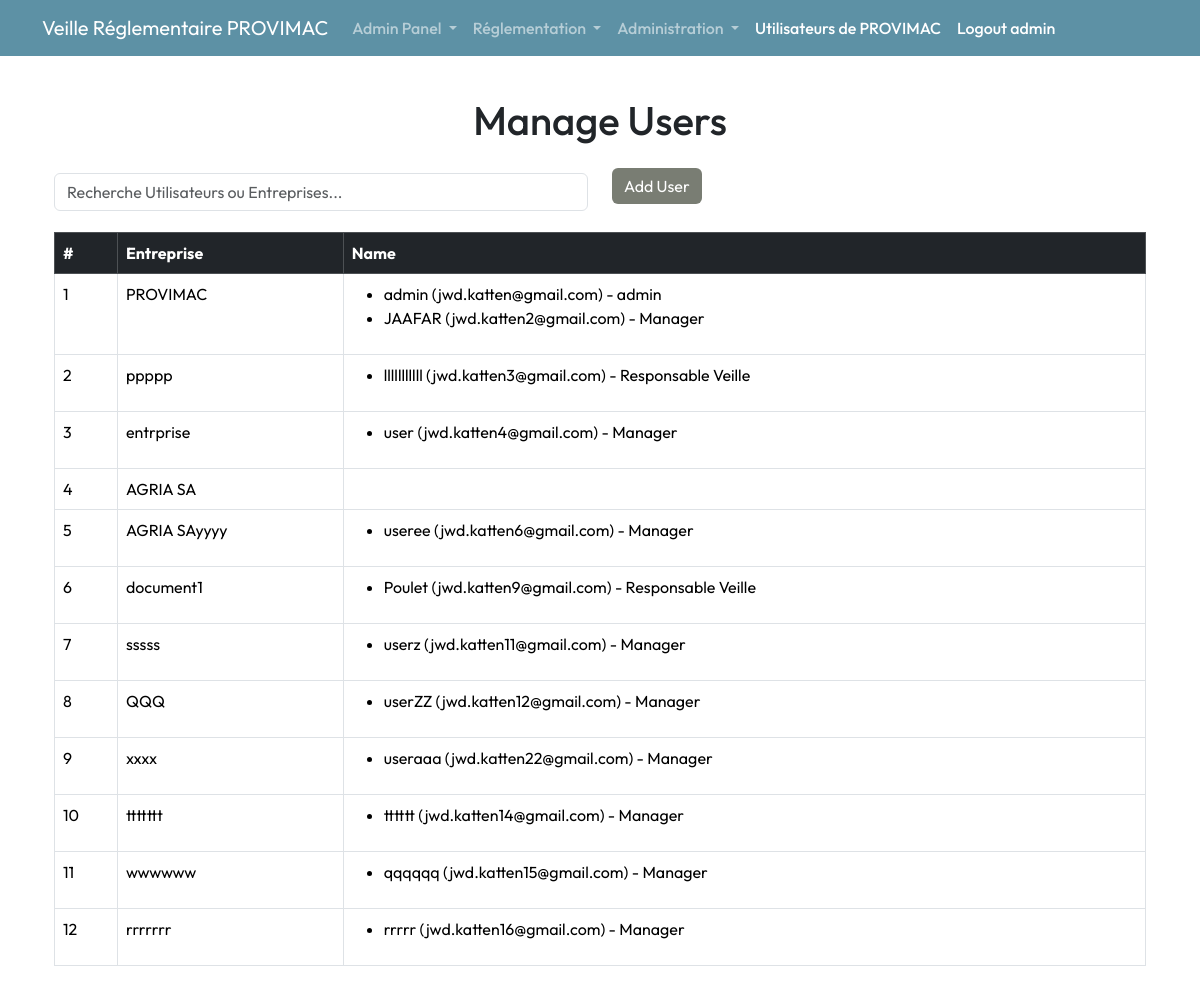
Page /admin/manage-users (signed in) on the earlier database version.
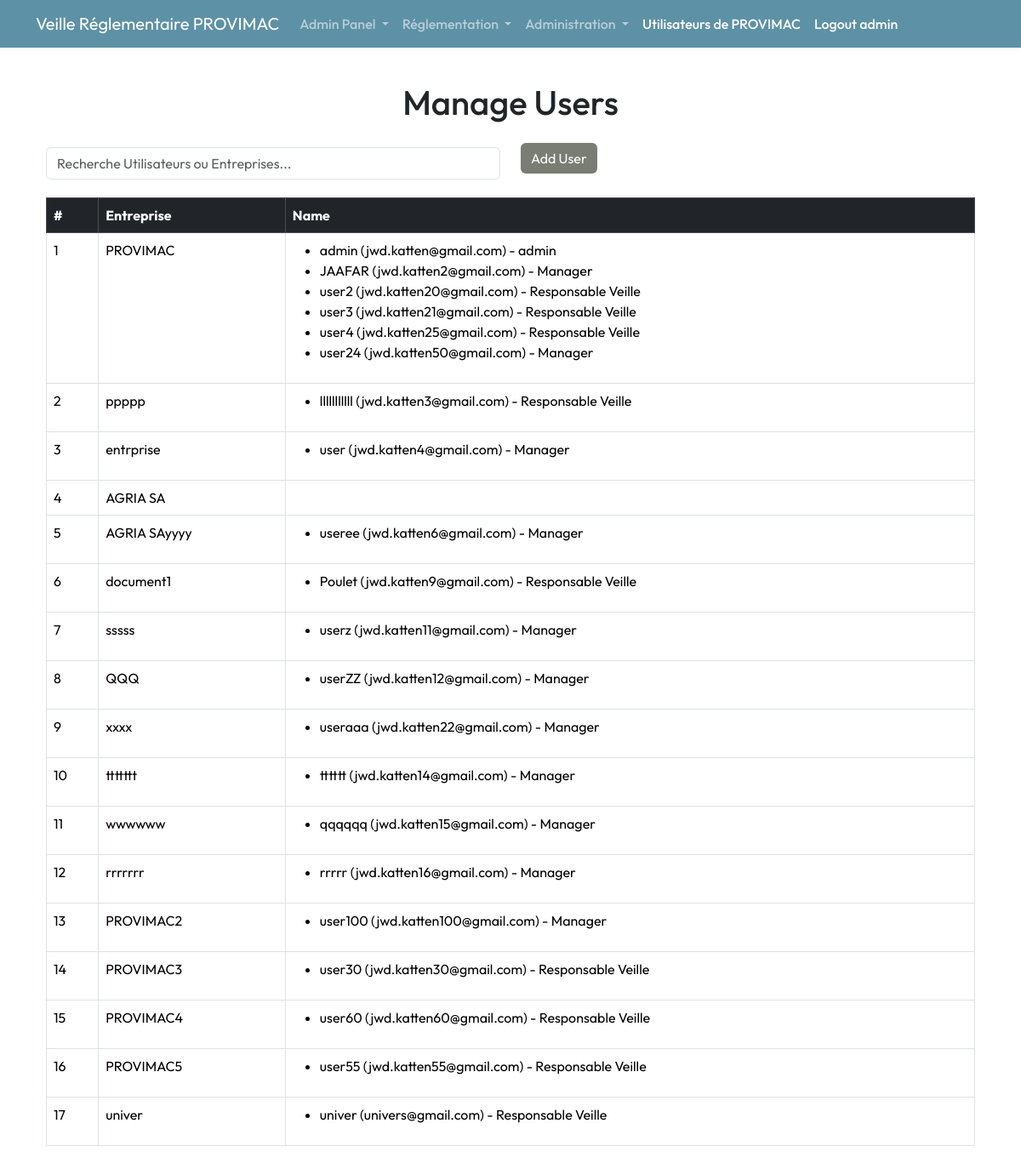
Same page on the later database version.
### app/models.py (models this page shows, shortened)
class Entreprise(db.Model):
    __tablename__ = 'entreprise'
    id = db.Column(db.Integer, primary_key=True)
    nom = db.Column(db.String(100), nullable=False, unique=True )
    description = db.Column(db.Text, nullable=True)
    pays = db.Column(db.String(100), nullable=True)
    date_creation = db.Column(db.Date, nullable=True)
    utilisateurs = db.relationship('User', backref='entreprise', lazy=True)
    reglementations = db.relationship('EntrepriseReglementation', backref='entreprise', lazy=True)
    notifications = db.relationship('Notification', backref='entreprise', lazy=True)
    audits = db.relationship('Audit', backref='entreprise', lazy=True)
    secteurs = db.relationship('Secteur', secondary='entreprise_secteur', back_populates='entreprises')

class User(db.Model, UserMixin):
    __tablename__ = 'utilisateur'
    id = db.Column(db.Integer, primary_key=True)
    name = db.Column(db.String(50), nullable=False, unique=True)
    email = db.Column(db.String(120), unique=True, nullable=False)
    role = db.Column(db.Enum(RoleUtilisateur), nullable=False)
    password_hash = db.Column(db.String(128), nullable=False)
    entreprise_id = db.Column(db.Integer, db.ForeignKey('entreprise.id'), nullable=True)

### app/routes/admin.py (the view)
@bp.route('/admin/manage-users')
@role_required(['ADMIN'])
def manage_users():
    entreprises = Entreprise.query.all()
    users = User.query.all()
    return render_template('admin/manage_users.html', entreprises=entreprises, users=users)

### app/routes/admin.py (called while the page is built)
def role_required(allowed_roles):
    def decorator(f):
        @wraps(f)
        def decorated_function(*args, **kwargs):
            if not current_user.is_authenticated:
                flash("Vous devez être connecté pour accéder à cette page.", 'danger')
                return redirect(url_for('main.index'))
            if current_user.role.name not in allowed_roles:
                flash("Vous n'avez pas la permission d'accéder à cette page.", 'danger')
                return redirect(url_for('main.index'))
            return f(*args, **kwargs)
        return decorated_function
    return decorator

### app/templates/admin/manage_users.html (shortened to what this page needs)
{% extends 'layout.html' %}
{% block content %}
<div class="container my-4">
  <h1 class="text-center mb-4">Manage Users</h1>
  <div class="row mb-3">
    <div class="col-md-6">
      <input type="text" id="userSearch" class="form-control"
        placeholder="Recherche Utilisateurs ou Entreprises...">
    </div>
    <div class="col-md-6">
      <a href="{{ url_for('admin.add_user')}}"
        class="btn btn-primary btn-md">Add User</a>
    </div>
  </div>
  <div class="table-responsive">
    <table class="table table-bordered table-hover">
      <thead class="table-dark">
        <tr>
          <th>#</th>
          <th>Entreprise</th>
          <th>Name</th>
        </tr>
      </thead>
      <tbody id="userTable">
        {% for entreprise in entreprises %}
        <tr>
          <td>{{ loop.index }}</td>
          <td>{{ entreprise.nom }}</td>
          <td>
            <ul>
              {% for user in users %}
              {% if user.entreprise_id == entreprise.id %}
              <li>
                {{ user.name }} ({{ user.email }}) - {{ user.role.value }}
              </li>
              {% endif %}
              {% endfor %}
            </ul>
          </td>
        </tr>
        {% endfor %}
      </tbody>
    </table>
  </div>
</div>
{% endblock %}

### app/templates/layout.html (shortened to what this page needs)
<!DOCTYPE html>
<html lang="en">
  <head>
    <link
      href="https://cdn.jsdelivr.net/npm/bootstrap@5.3.3/dist/css/bootstrap.min.css"
      rel="stylesheet"
 />
    <link rel="stylesheet"
      href="https://cdnjs.cloudflare.com/ajax/libs/font-awesome/6.0.0-beta3/css/all.min.css">
    <link rel="stylesheet"
      href="{{ url_for('static', filename='main.css') }}" />
    <link rel="stylesheet"
      href="https://cdnjs.cloudflare.com/ajax/libs/font-awesome/6.0.0-beta3/css/all.min.css">
  </head>
  <body>
    {% if current_user.is_authenticated %}
    <header class="site-header sticky-top">
      <nav class="navbar navbar-expand-lg navbar-dark">
        <div class="container">
          <a class="navbar-brand" href="/">Veille Réglementaire
            {{current_user.entreprise.nom}}</a>
          <div class="collapse navbar-collapse" id="navbarToggle">
            <ul class="navbar-nav me-auto mb-2 mb-lg-0">
              <li class="nav-item dropdown">
                <a
                  class="nav-link dropdown-toggle {{ 'active' if request.endpoint.startswith('ingredient.') else '' }}"
                  href="#" id="secteurDropdown" role="button"
                  data-bs-toggle="dropdown" aria-expanded="false">
                  Admin Panel
                </a>
                <li class="nav-item dropdown">
                  <a
                    class="nav-link dropdown-toggle {{ 'active' if request.endpoint.startswith('ingredient.') else '' }}"
                    href="#" id="ingredientDropdown" role="button"
                    data-bs-toggle="dropdown" aria-expanded="false">
                    Réglementation
                  </a>
                  <li class="nav-item dropdown">
                    <a
                      class="nav-link dropdown-toggle {{ 'active' if request.endpoint.startswith('ingredient.') else '' }}"
                      href="#" id=" entrepriseDropdown" role="button"
                      data-bs-toggle="dropdown" aria-expanded="false">
                      Administration
                    </a>
                  </li>
                  <li class="nav-item">
                    <a class="nav-link text-white"
                      href="{{ url_for('manager.liste_utilisateurs', entreprise_id=current_user.entreprise.id) }}">
                      Utilisateurs de {{ current_user.entreprise.nom }}
                    </a>
                  </li>
                  <li class="nav-item">
                    <a class="nav-link text-white"
                      href="{{ url_for('admin.logout') }}">Logout {{
                      current_user.role.value }}</a>
                  </li>
                </ul>
              </div>
            </div>
          </nav>
        </header>
        {% endif %}
        <div class="container mt-3">{% include 'main/flash_msg.html' %} {%
          block content %}{% endblock %}</div>
        <link
          href="https://cdnjs.cloudflare.com/ajax/libs/select2/4.0.13/css/select2.min.css"
          rel="stylesheet" />
      </body>
    </html>

### app/static/main.css (style rules this page uses)
:root { --nomai : #5d91a5; --vert : #797d73; --roze: #fc83cd33; --blue: #0b76b488; }
body { font-family: 'Outfit', sans-serif; }
.btn-primary { background-color: var(--vert) ; border: none; }
.form-control { margin-top: 5px; margin-bottom: 5px; }
.navbar { background-color: var(--nomai); }
.nav-link { font-weight: 500; position: relative; border: none; }
@media (min-width: 768px) { .nav-link { font-size: 1rem; } }
@media (min-width: 768px) { .nav-link::before { content: ''; position: absolute; bottom: 0; left: 50%; transform: translatex(-50%); width: 0%; height: 2px; background-color: white; visibility: hidden; transition: 0.3s ease-in-out; } }
.btn { min-width: auto; }

Differences in the rows shown:
added User: name "user2", email "jwd.katten20@gmail.com", role.value "Responsable Veille", shown under Entreprise "PROVIMAC"
added User: name "user3", email "jwd.katten21@gmail.com", role.value "Responsable Veille", shown under Entreprise "PROVIMAC"
added User: name "user4", email "jwd.katten25@gmail.com", role.value "Responsable Veille", shown under Entreprise "PROVIMAC"
added User: name "user24", email "jwd.katten50@gmail.com", role.value "Manager", shown under Entreprise "PROVIMAC"
added Entreprise: nom "PROVIMAC2"
added User: name "user100", email "jwd.katten100@gmail.com", role.value "Manager", shown under "PROVIMAC2"
added Entreprise: nom "PROVIMAC3"
added User: name "user30", email "jwd.katten30@gmail.com", role.value "Responsable Veille", shown under "PROVIMAC3"
added Entreprise: nom "PROVIMAC4"
added User: name "user60", email "jwd.katten60@gmail.com", role.value "Responsable Veille", shown under "PROVIMAC4"
added Entreprise: nom "PROVIMAC5"
added User: name "user55", email "jwd.katten55@gmail.com", role.value "Responsable Veille", shown under "PROVIMAC5"
added Entreprise: nom "univer"
added User: name "univer", email "univers@gmail.com", role.value "Responsable Veille"
